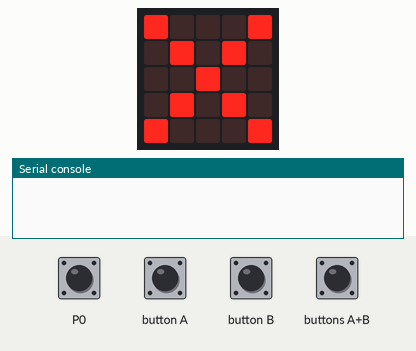
Simulated run of this program. Board: BBC micro:bit (MakeCode). Parts: the board's 5×5 LED display, the last lines printed to the serial console. The test bench sets the inputs (shaded band); at power-on: P0 LOW. No radio messages arrive unless stated (any console line starting 'radio sent:' is added by the test bench); the 48×5 strip is a reading aid, not a part: it shows the text the display is scrolling, unrolled, one strip-width of it at a time.

Above: at 5.0 s.
5.1 s: button A pressed for 0.15 s
At 6.2 s:
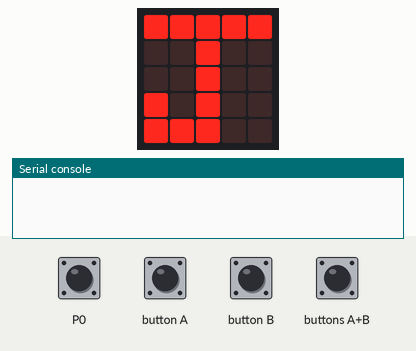
6.9 s: P0 pulled HIGH for 0.15 s
At 14.6 s:
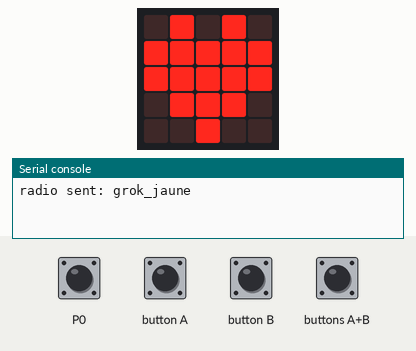
At 16.6 s:
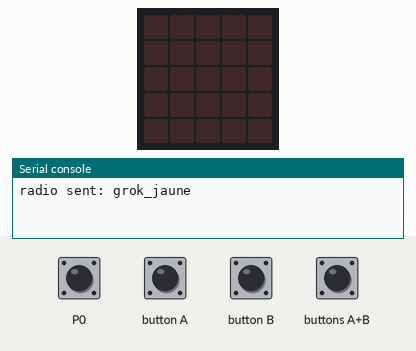
Timing chart, 0 to 17.4 s (numbered marks = the images above; inputs shaded):
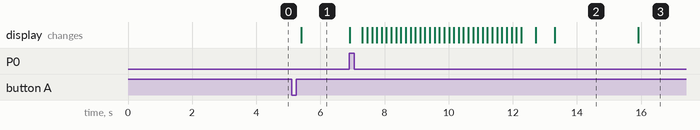

Measured:
- after the input at 5.1 s, the display: changes after 0.31 s (image 1)
- after the input at 6.9 s, the display: first changes at once (image 2 shows a later state)
- what the display in image 2 shows lasts 2.6 s, from 13.3 s to 15.9 s

The program:

main.ts
```typescript
input.onButtonPressed(Button.A, function () {
    couleur = 2
})
input.onButtonPressed(Button.AB, function () {
    envoie_ordre()
})
function envoie_ordre () {
    basic.showLeds(`
        . . # . .
        . # # # .
        # . # . #
        . . # . .
        . . # . .
        `)
    envoi = 1
    if (1 == couleur) {
        radio.sendString("grok_bleu")
        basic.showString("bleu")
    } else if (2 == couleur) {
        radio.sendString("grok_jaune")
        basic.showString("jaune")
    } else {
        basic.showString("2")
    }
    basic.showIcon(IconNames.Yes)
}
input.onButtonPressed(Button.B, function () {
    couleur = 1
})
let couleur = 0
let envoi = 0
envoi = 0
couleur = 0
while (0 == couleur) {
    basic.showIcon(IconNames.No)
}
if (1 == couleur) {
    basic.showLeds(`
        . # # . .
        . # . # .
        . # # . .
        . # . # .
        . # # . .
        `)
} else if (2 == couleur) {
    basic.showLeds(`
        # # # # #
        . . # . .
        . . # . .
        # . # . .
        # # # . .
        `)
} else {
    while (false) {
        basic.showString("error grok")
    }
}
loops.everyInterval(100, function () {
    if (pins.digitalReadPin(DigitalPin.P0) >= 1) {
        envoie_ordre()
        basic.showIcon(IconNames.Heart)
        basic.pause(2000)
        basic.clearScreen()
    } else {

    }
})
```

test.ts
```typescript
// les tests vont ici ; cela ne sera pas compilé si ce paquet est utilisé en tant qu'extension.
```
